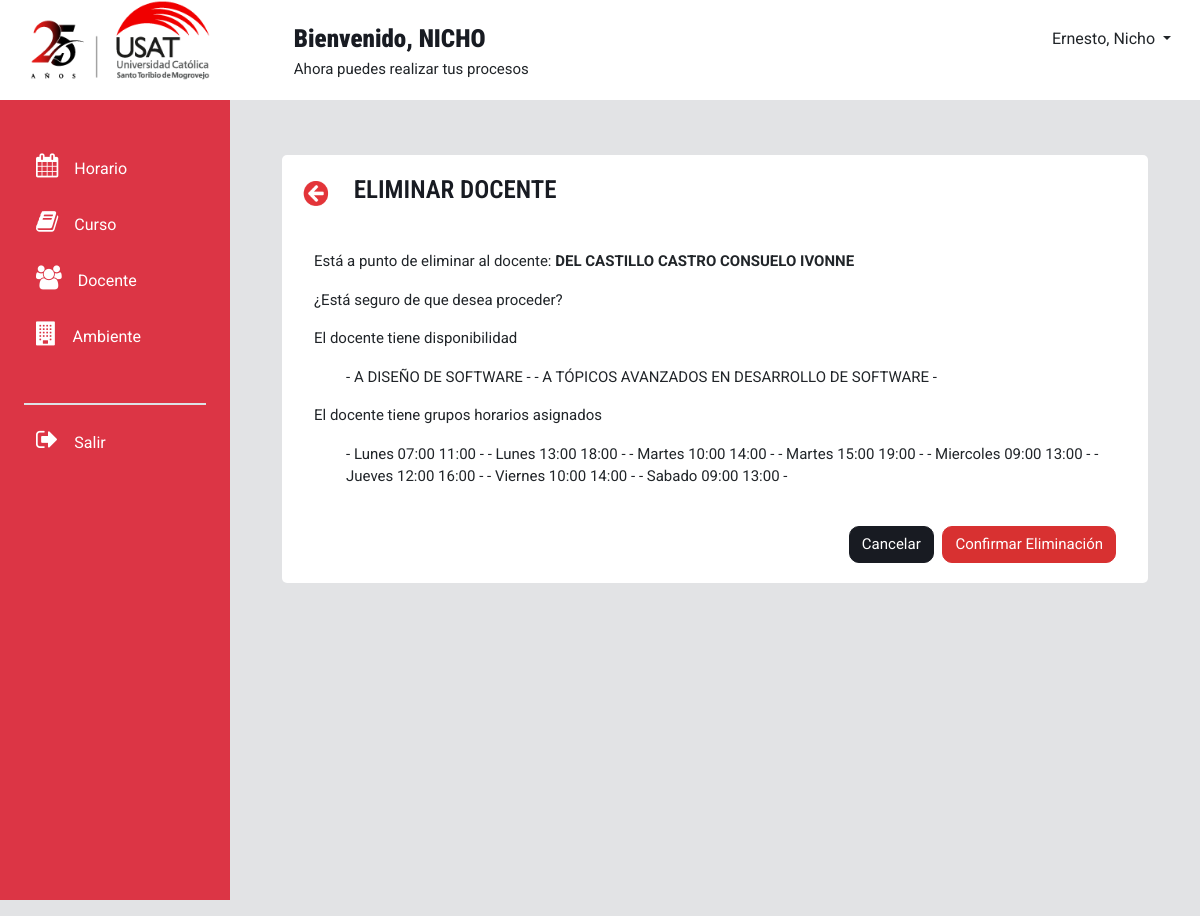
Before: /eliminarDocente/2/ with the older database file.
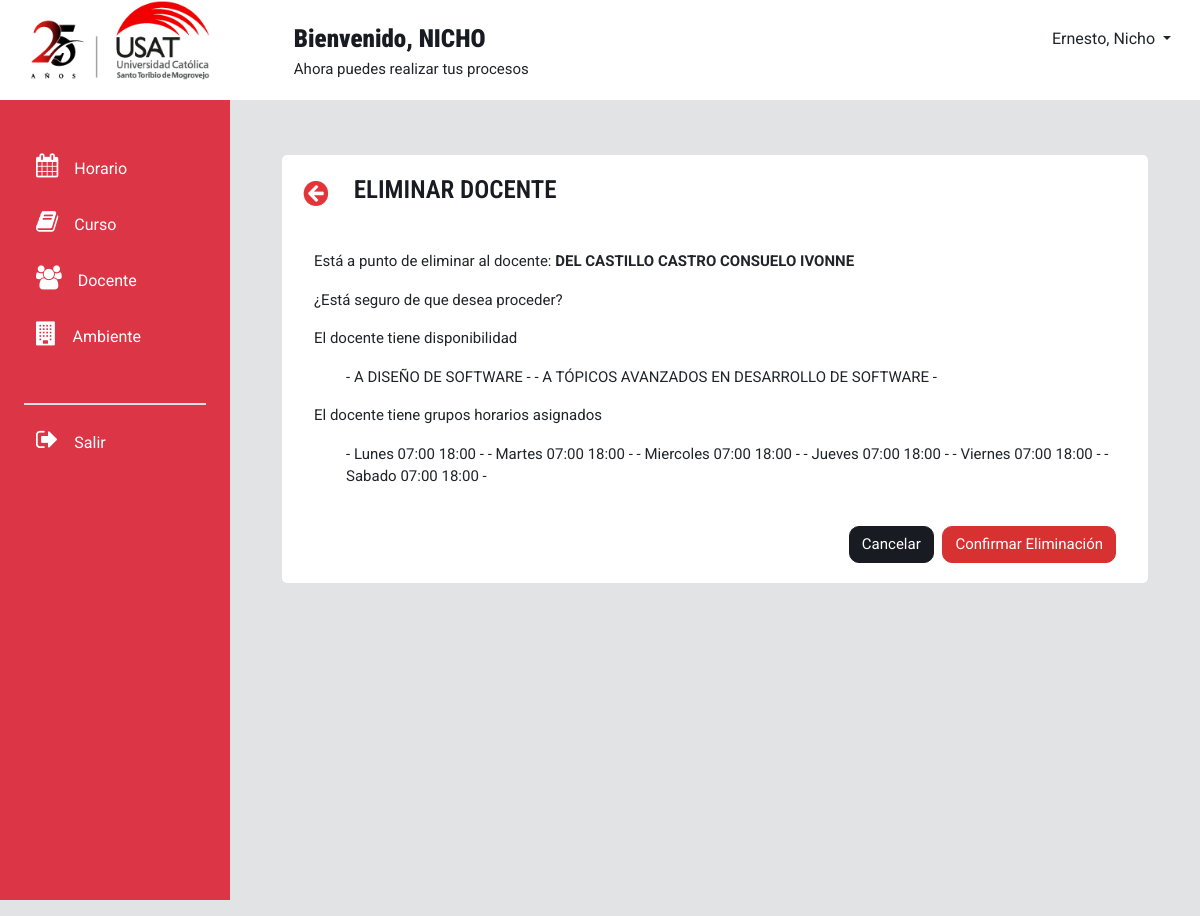
After: the same page with the newer database file.
### modulo_horario/models.py (models this page shows)
class dia_semana(models.Model):
    dia_nombre = models.CharField(max_length=9)
    estado = models.BooleanField(default=False)
    def __str__(self):
        return self.dia_nombre
    class Meta:
        verbose_name_plural="Día de la semana"

### modulo_docente/models.py (models this page shows, shortened)
class disponibilidad_docente(models.Model):
    id = models.AutoField(primary_key=True)
    ddo_horainicio = models.TimeField()
    ddo_horafin = models.TimeField()
    FKdiasemana = models.ForeignKey('modulo_horario.dia_semana', on_delete=models.CASCADE)
    FKdocente = models.ForeignKey(docente, on_delete=models.CASCADE)
    class Meta:
        verbose_name_plural="Disponibilidad docente"
        ordering=['FKdocente']

### modulo_docente/views.py (the view)
# urls.py: path('eliminarDocente/<int:docente_id>/', views.eliminar_docente, name='eliminar_docente'),
def eliminar_docente(request, docente_id):
    df = docente.objects.get(id=docente_id)
    datosenviar=[]
    tabladg=[]
    tabladds=[]
    datosenviar.append((df.doc_nombres))
    label1=""
    label2=""
    dg=docente_grupo.objects.filter(FKdocente_id=docente_id)
    if dg.count()>0:
        label1= "El docente tiene grupos horarios asignados"
    for dgs in dg:
        grupo=dgs.id
        grupfk=dgs.FKgrupo
        gh=grupo_horario.objects.get(id=grupfk.id)
        tabladg.append((grupo, grupfk, gh.fk_curso))
    dds=disponibilidad_docente.objects.filter(FKdocente_id=docente_id)
    if dds.count()>0:
        label2= "El docente tiene disponibilidad"
    for dd in dds:
        doc=dd.id
        doci=dd.ddo_horainicio
        docf=dd.ddo_horafin
        docd=dd.FKdiasemana
        tabladds.append((doc,doci,docf,docd))
    if request.method == 'POST':
        respuesta = request.POST.get('respuesta')
        if respuesta=='1':
            df.delete()
        return redirect('gestionarDocente')
    return render(request, 'eliminarDocente.html', {'docente': datosenviar, 'dg':tabladg, 'dds':tabladds, 'msj':label2, 'msj2': label1})

### modulo_curso/models.py (called while the page is built)
    def __str__(self):
        return self.nombre_curso

### modulo_horario/models.py (called while the page is built)
    def __str__(self):
        return self.grupo

### modulo_docente/templates/eliminarDocente.html (shortened to what the changed rows need)
<!DOCTYPE html>
<html lang="en">
<head>
    <link rel="stylesheet" href="https://cdnjs.cloudflare.com/ajax/libs/bootstrap/5.3.3/css/bootstrap.min.css"
 />
    <link rel="stylesheet" href="https://maxcdn.bootstrapcdn.com/font-awesome/4.7.0/css/font-awesome.min.css">
  </head>
  <body style="background-color: #E2E3E5;">
    <div class="container-fluid p-0 m-auto">
      <div class="container-fluid overflow-hidden">
        <div class="row vh-100 overflow-auto">
          <div class="col d-flex flex-column h-sm-100">
            <main class="row overflow-auto">
              <div class="container-fluid col">
                <div class="px-lg-2 mx-lg-2 py-0 my-0">
                  <div class="container-fluid m-0 p-0">
                    <div class="row align-items-center mx-0 px-0" style="overflow-x: hidden; margin-top: 35px;">
                      <div class="container justify-content-center">
                        <div class="container">
                          <div id="contenedorSub" style=" padding: 20px; background-color: white; margin-top: 20px; height: auto; border-radius: 5px; ">
                          <br>
                          <br>
                          <div class="container">
                            <div>
                                <p>Está a punto de eliminar al docente: <strong>{{ docente.0 }}</strong></p>
                                <p>¿Está seguro de que desea proceder?</p>
                                <p>{{ msj }}</p>
                                <ul>
                                    {% for datod in dg %}
                                    - {{ datod.1 }} {{ datod.2 }} -
                                     {% endfor %}
                                </ul>
                                <p>{{ msj2 }}</p>
                                <ul>
                                    {% for dato in dds %}
                                     - {{ dato.3 }} {{ dato.1 }} {{ dato.2 }} -
                                    {% endfor %}
                                </ul>
                                <br>
                            </div>
                        </div>
                        </div>
                        </div>
                      </div>
                    </div>
              </div>
            </main>
          </div>
        </div>
      </div>
    </div>
</html>

Changed rows visible on the page:
no longer on one of the page's lists (row unchanged): dia_semana: dia_nombre "Lunes", ddo_horainicio "13:00", ddo_horafin "18:00"
no longer on one of the page's lists (row unchanged): dia_semana: dia_nombre "Martes", ddo_horainicio "15:00", ddo_horafin "19:00"
changed through a linked row, dia_semana "Lunes": ddo_horafin "11:00" → "18:00"
changed through a linked row, dia_semana "Martes": ddo_horainicio "10:00" → "07:00"; ddo_horafin "14:00" → "18:00"
changed through a linked row, dia_semana "Miercoles": ddo_horainicio "09:00" → "07:00"; ddo_horafin "13:00" → "18:00"
changed through a linked row, dia_semana "Jueves": ddo_horainicio "12:00" → "07:00"; ddo_horafin "16:00" → "18:00"
changed through a linked row, dia_semana "Viernes": ddo_horainicio "10:00" → "07:00"; ddo_horafin "14:00" → "18:00"
changed through a linked row, dia_semana "Sabado": ddo_horainicio "09:00" → "07:00"; ddo_horafin "13:00" → "18:00"
